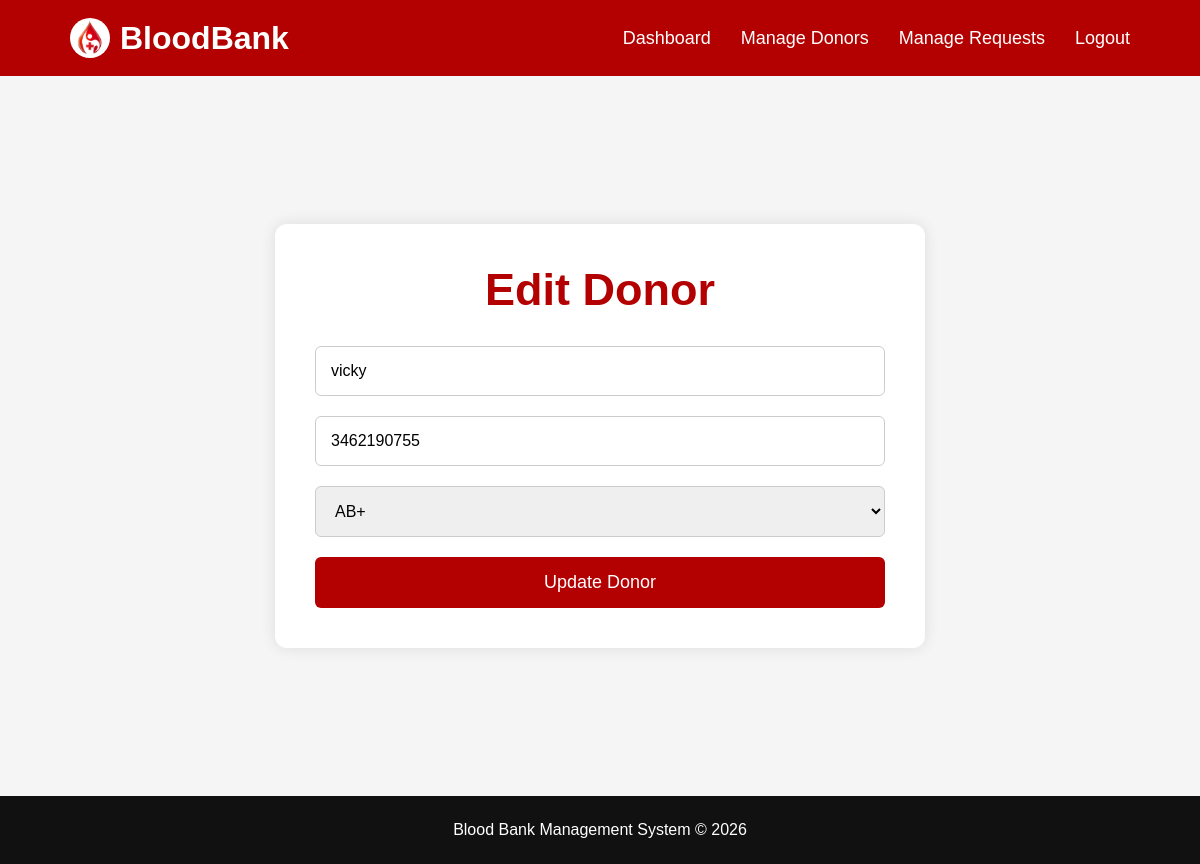
The app's page /edit-donor/2/ with its own data.
### main/models.py (models this page shows, shortened)
class Register(models.Model):
    ROLE_CHOICES = (
        ('Donor','Donor'),
        ('Patient','Patient'),
    )
    BLOOD_GROUPS = (
        ('A+','A+'),
        ('A-','A-'),
        ('B+','B+'),
        ('B-','B-'),
        ('AB+','AB+'),
        ('AB-','AB-'),
        ('O+','O+'),
        ('O-','O-'),
    )
    name=models.CharField(max_length=100)
    email=models.EmailField(unique=True)
    phone=models.CharField(max_length=15)
    age=models.IntegerField()
    blood_group=models.CharField(max_length=5,choices=BLOOD_GROUPS)
    role=models.CharField(max_length=20,choices=ROLE_CHOICES)
    password=models.CharField(max_length=100)

### main/views.py (the view, shortened to what this page needs)
# urls.py: path('edit-donor/<int:id>/',views.edit_donor,name='edit_donor'),
def edit_donor(request,id):
    donor=Register.objects.get(id=id)
    context={
        'donor':donor
    }
    return render(request,'edit_donor.html',context)

### templates/edit_donor.html (shortened to what this page needs)
{% load static %}
<!DOCTYPE html>
<html lang="en">
<head>
</head>
<body>
<nav>
    <div class="logo">
    <img src="{% static 'images/blood.jpg' %}" alt="Logo">
    <span>BloodBank</span>
    </div>
    <ul>
        <li>
            <a href="{% url 'admin_dashboard' %}">
                Dashboard
            </a>
        </li>
        <li>
            <a href="{% url 'manage_donors' %}">
                Manage Donors
            </a>
        </li>
        <li>
            <a href="{% url 'manage_requests' %}">
                Manage Requests
            </a>
        </li>
        <li>
            <a href="{% url 'logout' %}">
                Logout
            </a>
        </li>
    </ul>
</nav>
<section class="edit-section">
    <div class="edit-box">
        <h1>Edit Donor</h1>
        <form method="POST">
            <div class="input-box">
                <input type="text"
                       name="name"
                       value="{{ donor.name }}"
                       placeholder="Enter Name"
                       required>
            </div>
            <div class="input-box">
                <input type="tel"
                       name="phone"
                       value="{{ donor.phone }}"
                       placeholder="Enter Phone Number"
                       required>
            </div>
            <div class="input-box">
                <select name="blood_group" required>
                    <option value="{{ donor.blood_group }}">
                        {{ donor.blood_group }}
                    </option>
                </select>
            </div>
            <button type="submit">
                Update Donor
            </button>
        </form>
    </div>
</section>
<footer>
    <p>
        Blood Bank Management System © 2026
    </p>
</footer>
</body>
</html>

### templates/edit_donor.html (style rules this page uses)
* { margin:0; padding:0; box-sizing:border-box; font-family:Arial; }
body { background:#f5f5f5; overflow-x:hidden; }
nav { width:100%; background:#b30000; padding:18px 70px; display:flex; justify-content:space-between; align-items:center; }
.logo { display:flex; align-items:center; gap:10px; color:white; font-size:32px; font-weight:bold; }
.logo img { width:40px; height:40px; border-radius:50%; background:white; padding:2px; object-fit:cover; }
nav ul { display:flex; list-style:none; gap:30px; }
nav ul li a { color:white; text-decoration:none; font-size:18px; transition:.3s; }
.edit-section { width:100%; min-height:90vh; display:flex; justify-content:center; align-items:center; padding:40px 20px; }
.edit-box { width:100%; max-width:650px; background:white; padding:40px; border-radius:12px; box-shadow:0 0 15px rgba(0,0,0,.1); }
.edit-box h1 { text-align:center; color:#b30000; margin-bottom:30px; font-size:45px; }
.input-box { margin-bottom:20px; }
.input-box input, .input-box select { width:100%; padding:15px; border:1px solid #ccc; border-radius:6px; outline:none; font-size:16px; }
.edit-box button { width:100%; padding:15px; border:none; background:#b30000; color:white; font-size:18px; border-radius:6px; cursor:pointer; transition:.4s; }
footer { background:#111; color:white; text-align:center; padding:25px; }

### records on screen
Register: name "vicky", phone "3462190755", blood_group "AB+"
